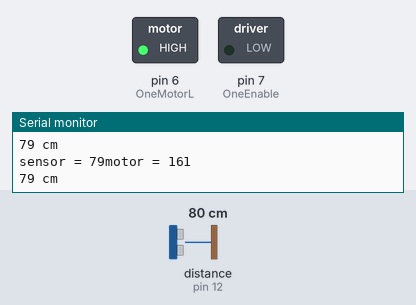
Simulated run of this sketch. Board: Arduino Uno, built with avr-gcc and run on an emulated ATmega328P. On the bench: switched loads named in the sketch (green lamp = pin HIGH), the last lines printed to the serial monitor. Wiring (inferred from the names in the program): ultrasonic range finder: trigger pin 13; echo pin 12. Dashed ring = blinking. Inputs (shaded band) come from the test bench; at power-on: distance to the obstacle (sensor on pin 12) 80 cm. The echo pulse lasts 58.3 µs per cm; pins used as bus, display or sensor lines are not drawn.

Above: at 1.3 s.
1.4 s: distance to the obstacle (sensor on pin 12) set to 56 cm
4.6 s: distance to the obstacle (sensor on pin 12) set to 48 cm
At 5.65 s:
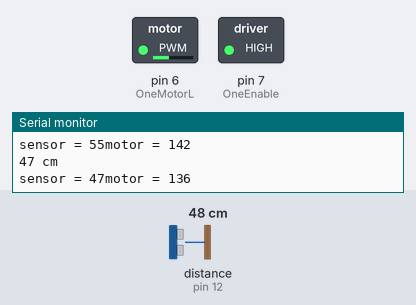
7.8 s: distance to the obstacle (sensor on pin 12) set to 2 cm
At 9.0 s:
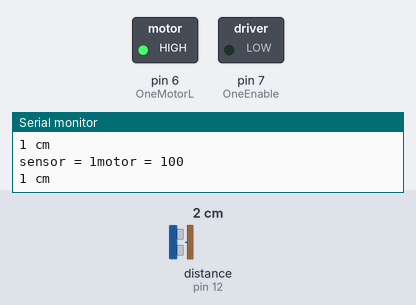
10.0 s: distance to the obstacle (sensor on pin 12) set to 35 cm
At 11.8 s:
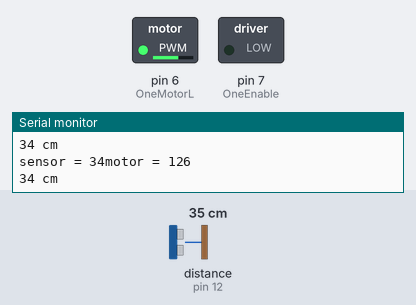
13.2 s: distance to the obstacle (sensor on pin 12) set to 60 cm
At 14.2 s:
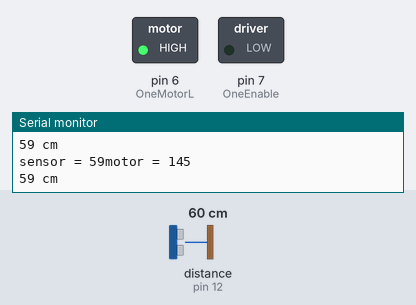
Timing chart, 0 to 17.4 s (numbered marks = the images above; inputs shaded):
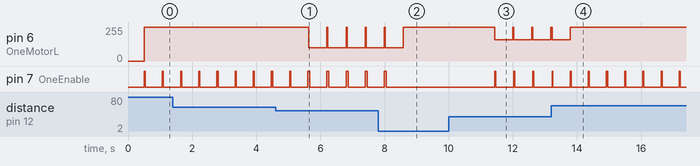

Measured:
- the behaviour switches between 51 and 50 cm on distance to the obstacle (sensor on pin 12) (found by bisection; images 0 and 1)
- after the input at 4.6 s, pin 6 (OneMotorL): 255/255 → 100/255 after 1.0 s
- after the input at 7.8 s, pin 6 (OneMotorL): goes on until 8.6 s, then stays 255/255; pin 7 (OneEnable): goes on until 8.1 s, then stays LOW
- after the input at 10.0 s, pin 6 (OneMotorL): 255/255 → 160/255 after 1.4 s, → 255/255 1.8 s later; pin 7 (OneEnable): alternates HIGH for 0.03 s and LOW for 0.57 s, starting after 1.4 s
- after the input at 13.2 s, pin 6 (OneMotorL): goes on until 13.8 s, then stays 255/255
- by itself, pin 7 (OneEnable): alternates HIGH for 0.06 s and LOW for 0.53 s

The sketch:

Test_US_with_DC_PWM.ino
```cpp
/*
 * IR Sensor activates front motor and rear motor
 * IR Sensor activates LED ring with circular strobing
 *
 * Ultrasonic sensor left activates right motor
 * Ultrasonic sensor left activates left side of LED ring
 * Ultrasonic sensor right activates left motor
 * Ultrasonic sensor right activates right side of LED ring
 *
 * Ultrasonic sensor digital read controls DC motor's analog write
 *
 * Button push enables system
 * Button push twice disables system
 * Button hold  enables laser
 * Button hold again disables laser
 */


 int trigPin = 13;
 int echoPin = 12;
//#define trigPin2 11
//#define echoPin2 10
//#define trigPin3 9
//#define echoPin3 8

     int OneEnable = 7;
 //  int TwoEnable = 8;
     int OneMotorL = 6;
     int OneMotorR = 1;
 //  int TwoMotorL = 6;
 //  int TwoMotorR = 7;

 //  int led = 3; // LEDS FOR TESTING PWM
 //  int led2 = 5; // LEDS FOR TESTING

int distance = 0;
int speed = 0;

void setup() {

    Serial.begin (9600);
    pinMode(trigPin, OUTPUT);
    pinMode(echoPin, INPUT);
 // pinMode(trigPin2, OUTPUT);
 // pinMode(echoPin2, INPUT);
    pinMode(OneEnable, OUTPUT); //enable motor 1
 // pinMode(TwoEnable, OUTPUT); //enable motor 2
    pinMode(OneMotorL, OUTPUT);
    pinMode(OneMotorR, OUTPUT);
 // pinMode(TwoMotorL, OUTPUT);
 // pinMode(TwoMotorR, OUTPUT);

//    pinMode(led, OUTPUT); // FOR TESTING
  //  pinMode(led2, OUTPUT); // FOR TESTING

}

void loop() {

  //defining distance of US sensor
  long duration, distance;
  digitalWrite(trigPin, LOW); //driver trigg low, high, low, to send pulse
  delayMicroseconds(2); // low for 2 microsec
  digitalWrite(trigPin, HIGH);
  //delayMicroseconds(1000);
  delayMicroseconds(10); //high for 10 microsex
  digitalWrite(trigPin, LOW);
  duration = pulseIn(echoPin, HIGH);
  distance = (duration/2) / 29.1;

  if (distance >= 200 || distance <= 0){
    Serial.println("Out of range");
  }
  else {
    Serial.print(distance);
    Serial.println(" cm");
  }
  delay(500);


//defining speed of DC motors

speed = map (distance, 0, 200, 100, 255);


    analogWrite(OneEnable, speed); //enable motor 1
    digitalWrite(OneMotorL, HIGH);
    digitalWrite(OneMotorR, LOW);
    delay(30);
    Serial.print("sensor = ");
    Serial.print(distance);
    Serial.print("motor = ");
    Serial.println(speed);
    delay(2);


if (distance > 50 && distance < 55) {


    analogWrite(OneEnable, 99); //enable motor 1
    digitalWrite(OneMotorL, HIGH);
    digitalWrite(OneMotorR, LOW);
    delay(30);

  }


if (distance > 45 && distance < 50) {


    digitalWrite(OneEnable, HIGH); //enable motor 1
    analogWrite(OneMotorL, 100);
    analogWrite(OneMotorR, 0);
    delay(30);

  }


if (distance > 40 && distance < 45) {


    digitalWrite(OneEnable, HIGH); //enable motor 1
    analogWrite(OneMotorL, 120);
    analogWrite(OneMotorR, 0);
    delay(30);

  }

    if (distance > 35 && distance < 40) {


    digitalWrite(OneEnable, HIGH); //enable motor 1
    analogWrite(OneMotorL, 140);
    analogWrite(OneMotorR, 0);
    delay(30);

  }


  if (distance > 30 && distance < 35) {

    digitalWrite(OneEnable, HIGH); //enable motor 1
    analogWrite(OneMotorL, 160);
 //   analogWrite(OneMotorR, 0);
    delay(30);
  }


  if (distance > 25 && distance < 30) {

    digitalWrite(OneEnable, HIGH); //enable motor 1
    analogWrite(OneMotorL, 180);
  //  analogWrite(OneMotorR, 0);
    delay(30);
  }


  if (distance > 15 && distance < 20 ) {

    digitalWrite(OneEnable, HIGH); //enable motor 1
    analogWrite(OneMotorL, 200);
 //   analogWrite(OneMotorR, 0);
    delay(30);
  }


  if (distance > 10 && distance < 15) {

 digitalWrite(OneEnable, HIGH); //enable motor 1
    analogWrite(OneMotorL, 220);
 //   analogWrite(OneMotorR, 0);
    delay(30);
  }


  if (distance > 4 && distance < 10) {
 digitalWrite(OneEnable, HIGH); //enable motor 1
    analogWrite(OneMotorL, 254);
 //   analogWrite(OneMotorR, 0);
    delay(30);
  }


 if (distance > 0) {

    analogWrite(OneEnable, 0); //enable motor 1
  //  digitalWrite(OneMotorL, HIGH);
  //  digitalWrite(OneMotorR, LOW);
    delay(30);
  }

}
```
